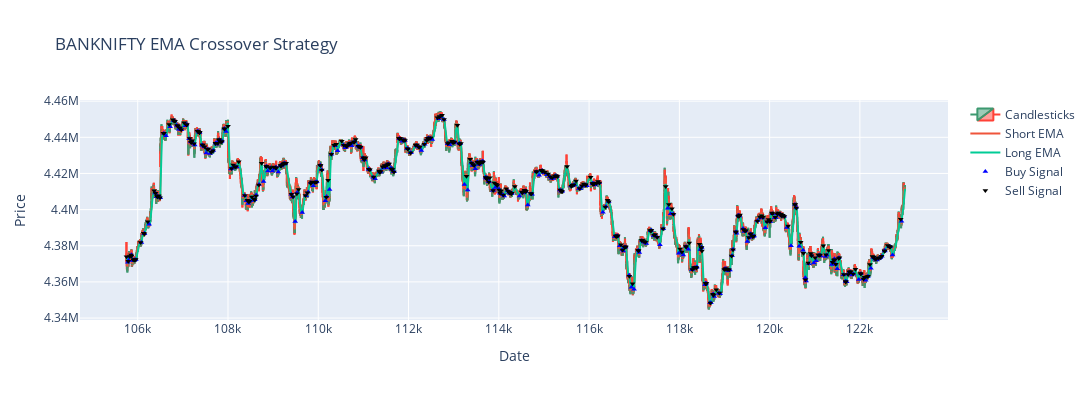

The cell this chart's notebook holds for it:
### Code cell
fig = make_subplots(rows=1, cols=1)

# Candlestick chart
candlestick = go.Candlestick(x=nft.index,
                             open=nft['open'],
                             high=nft['high'],
                             low=nft['low'],
                             close=nft['close'],
                             name='Candlesticks')
fig.add_trace(candlestick)

# Short EMA
short_ema = go.Scatter(x=nft.index, y=nft['Short_EMA'], mode='lines', name='Short EMA')
fig.add_trace(short_ema)

# Long EMA
long_ema = go.Scatter(x=nft.index, y=nft['Long_EMA'], mode='lines', name='Long EMA')
fig.add_trace(long_ema)

# Buy signals
buy_signals = go.Scatter(x=nft[nft['Signal'] == 1].index, 
                         y=nft['Short_EMA'][nft['Signal'] == 1], 
                         mode='markers', 
                         marker=dict(symbol='triangle-up', color='blue', size=5), 
                         name='Buy Signal')
fig.add_trace(buy_signals)

# Sell signals
sell_signals = go.Scatter(x=nft[nft['Signal'] == -1].index, 
                          y=nft['Short_EMA'][nft['Signal'] == -1], 
                          mode='markers', 
                          marker=dict(symbol='triangle-down', color='black', size=5), 
                          name='Sell Signal')
fig.add_trace(sell_signals)


fig.update_layout(title=f'{symbol} EMA Crossover Strategy',
                  yaxis_title='Price',
                  xaxis_title='Date',
                  xaxis_rangeslider_visible=False,
                  width=1440,  # Adjust the width as needed
                  height=400)  # Adjust the height as needed

# Show plot
fig.show()

### Figure 1 — Plotly figure (JSON) as saved in the notebook; plotly's stock layout.template omitted (floating-point values rounded to 4 significant figures; data arrays with more than 128 entries replaced by an {"elided": "..."} marker saying what was removed)
{"data": [{"close": {"elided": "17250 int values"}, "high": {"elided": "17250 int values"}, "low": {"elided": "17250 int values"}, "name": "Candlesticks", "open": {"elided": "17250 int values"}, "type": "candlestick", "x": {"elided": "17250 int values"}}, {"mode": "lines", "name": "Short EMA", "type": "scatter", "x": {"elided": "17250 int values"}, "y": {"elided": "17250 float values"}}, {"mode": "lines", "name": "Long EMA", "type": "scatter", "x": {"elided": "17250 int values"}, "y": {"elided": "17250 float values"}}, {"marker": {"color": "blue", "size": 5, "symbol": "triangle-up"}, "mode": "markers", "name": "Buy Signal", "type": "scatter", "x": {"elided": "402 int values"}, "y": {"elided": "402 float values"}}, {"marker": {"color": "black", "size": 5, "symbol": "triangle-down"}, "mode": "markers", "name": "Sell Signal", "type": "scatter", "x": {"elided": "402 int values"}, "y": {"elided": "402 float values"}}], "layout": {"height": 400, "title": {"text": "BANKNIFTY EMA Crossover Strategy"}, "width": 1440, "xaxis": {"anchor": "y", "domain": [0, 1], "rangeslider": {"visible": false}, "title": {"text": "Date"}}, "yaxis": {"anchor": "x", "domain": [0, 1], "title": {"text": "Price"}}}}
